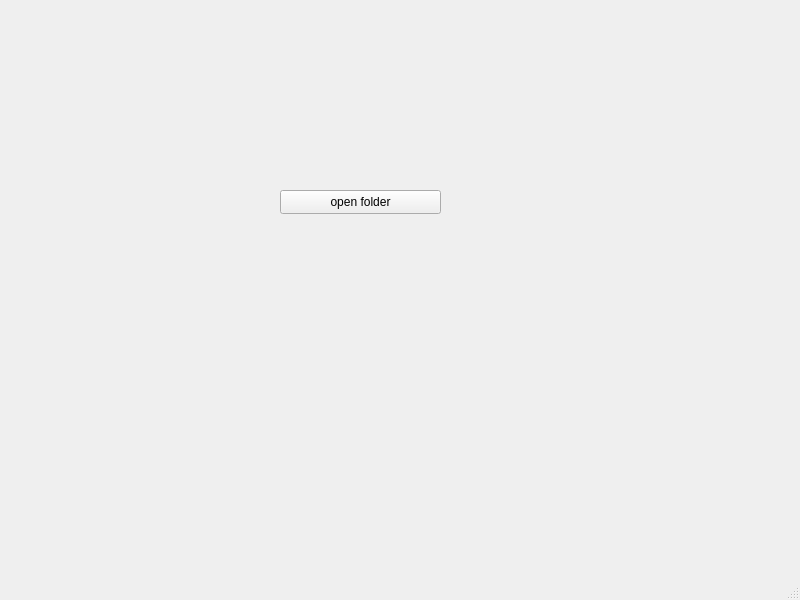
<?xml version="1.0" encoding="UTF-8"?>
<ui version="4.0">
 <class>MainWindow</class>
 <widget class="QMainWindow" name="MainWindow">
  <property name="geometry">
   <rect>
    <x>0</x>
    <y>0</y>
    <width>800</width>
    <height>600</height>
   </rect>
  </property>
  <property name="windowTitle">
   <string>MainWindow</string>
  </property>
  <widget class="QWidget" name="centralwidget">
   <widget class="QLabel" name="label_sf">
    <property name="geometry">
     <rect>
      <x>270</x>
      <y>250</y>
      <width>301</width>
      <height>20</height>
     </rect>
    </property>
    <property name="text">
     <string/>
    </property>
   </widget>
   <widget class="QLabel" name="label_files">
    <property name="geometry">
     <rect>
      <x>270</x>
      <y>290</y>
      <width>301</width>
      <height>16</height>
     </rect>
    </property>
    <property name="text">
     <string/>
    </property>
   </widget>
   <widget class="QPushButton" name="pushButton">
    <property name="geometry">
     <rect>
      <x>280</x>
      <y>190</y>
      <width>161</width>
      <height>24</height>
     </rect>
    </property>
    <property name="text">
     <string>open folder</string>
    </property>
   </widget>
  </widget>
  <widget class="QMenuBar" name="menubar">
   <property name="geometry">
    <rect>
     <x>0</x>
     <y>0</y>
     <width>800</width>
     <height>21</height>
    </rect>
   </property>
  </widget>
  <widget class="QStatusBar" name="statusbar"/>
 </widget>
 <resources/>
 <connections/>
</ui>
